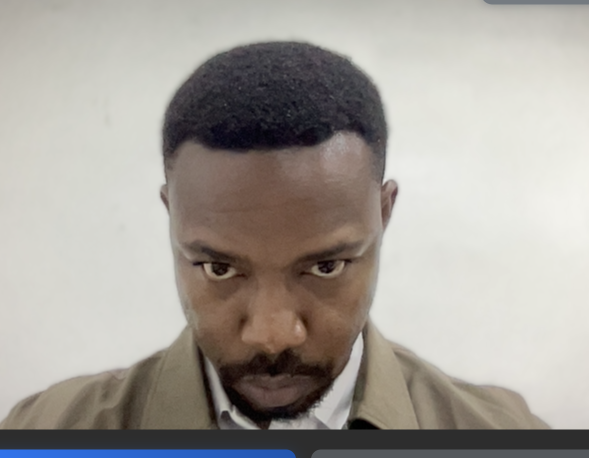
#> input picture instruction-photos/look-down.png, 1178 x 916 px (shown at 1/2 size); its folder holds only this picture in this run
$ python -i optimization_toolkit.py   (imports and definitions only)
#> lines starting #> are read from the running program, lines starting #| are printed output that depends on the picture
#> further down, picture is the input picture: shape (916, 1178, 3); mean B, G, R 154.8, 160.9, 165.7
"""
Performance Optimization Toolkit for Face Embedding System
Advanced optimization strategies and automated tuning capabilities
"""

import time
import threading
import numpy as np
import cv2
from typing import Dict, Any, List, Optional, Tuple, Callable
from dataclasses import dataclass, field
from collections import defaultdict, deque
import logging
import statistics
import json
from concurrent.futures import ThreadPoolExecutor, as_completed
import functools


@dataclass
class OptimizationResult:
    """Result of an optimization operation"""
    optimization_type: str
    parameter_name: str
    old_value: Any
    new_value: Any
    performance_improvement: float  # percentage
    timestamp: float
    success: bool
    error_message: Optional[str] = None


@dataclass
class PerformanceProfile:
    """Performance profile for a specific operation"""
    operation_name: str
    execution_times: List[float] = field(default_factory=list)
    memory_usage: List[float] = field(default_factory=list)
    cpu_usage: List[float] = field(default_factory=list)
    success_count: int = 0
    error_count: int = 0
    last_updated: float = field(default_factory=time.time)


class AdaptiveConfigManager:
    """Manages adaptive configuration changes based on performance metrics"""

    # [349 lines left out: functions __init__, register_performance_data, analyze_performance_trends, suggest_optimizations, auto_optimize, _optimize_batch_size and 4 more, not called in this run]


class ImageProcessingOptimizer:
    """Optimizes image processing operations"""

    def __init__(self):
        self.logger = logging.getLogger(f"{__name__}.ImageProcessingOptimizer")

    # [32 lines left out: function optimize_image_for_detection, not called in this run]

    @staticmethod
    def preprocess_for_embedding(face_image: np.ndarray) -> np.ndarray:
        """Preprocess face image for embedding generation"""
        if face_image is None or face_image.size == 0:
            return face_image

        # Convert to RGB if needed
        if len(face_image.shape) == 3 and face_image.shape[2] == 3:
            # Assume BGR, convert to RGB
            face_image = cv2.cvtColor(face_image, cv2.COLOR_BGR2RGB)

        # Normalize
        face_image = face_image.astype(np.float32) / 255.0

        # Apply histogram equalization for better contrast
        if len(face_image.shape) == 3:
            # Convert to LAB, equalize L channel, convert back
            lab = cv2.cvtColor(face_image, cv2.COLOR_RGB2LAB)
#> lab: shape (916, 1178, 3) float32; mean of channels 0, 1, 2 65.1, 1.2, 3.9
            lab[:, :, 0] = cv2.equalizeHist((lab[:, :, 0] * 255).astype(np.uint8)) / 255.0
#> lab: shape (916, 1178, 3) float32; mean of channels 0, 1, 2 0.5, 1.2, 3.9
            face_image = cv2.cvtColor(lab, cv2.COLOR_LAB2RGB)
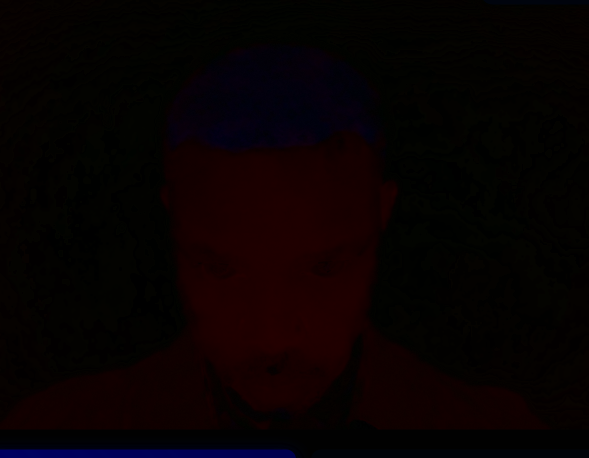
#> face_image: shape (916, 1178, 3) float32 (shown at 1/2 size); mean R, G, B 0.032, 0.00601, 0.00728
        else:
            face_image = cv2.equalizeHist((face_image * 255).astype(np.uint8)) / 255.0

        return face_image


class CacheOptimizer:
    """Optimizes caching strategies"""

    def __init__(self, max_size: int = 1000):
        self.max_size = max_size
        self.access_patterns: Dict[str, List[float]] = defaultdict(list)
        self.cache_performance: Dict[str, Dict[str, float]] = defaultdict(dict)
        self.logger = logging.getLogger(f"{__name__}.CacheOptimizer")

    # [56 lines left out: functions record_access, get_eviction_candidates, suggest_cache_size, not called in this run]


# Global instances
adaptive_config_manager = None
image_optimizer = ImageProcessingOptimizer()
cache_optimizer = CacheOptimizer()


# [29 lines left out: functions initialize_optimization_system, track_for_optimization, not called in this run]

>>> import cv2
>>> picture = cv2.imread('../../instruction-photos/look-down.png')
>>> result = ImageProcessingOptimizer().preprocess_for_embedding(picture)

$ run again, on instruction-photos/look-left.png
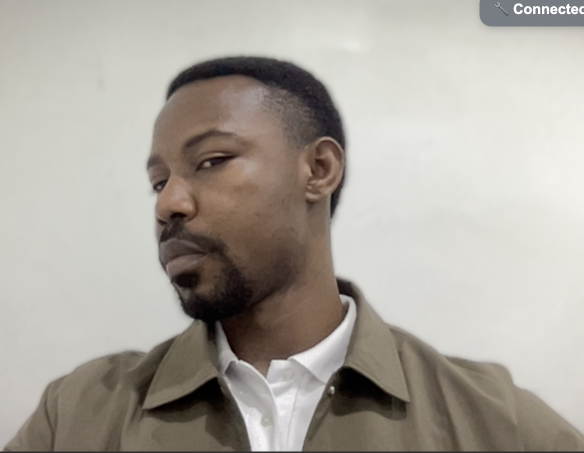
#> input picture instruction-photos/look-left.png, 1168 x 906 px (shown at 1/2 size)
#> picture is the input picture: shape (906, 1168, 3); mean B, G, R 159.4, 167, 172.4
#> in preprocess_for_embedding, `face_image = cv2.cvtColor(lab, cv2.COLOR_LAB2RGB)`:
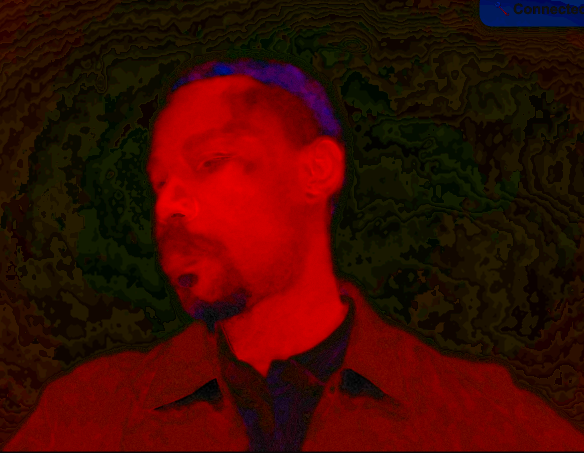
#> face_image: shape (906, 1168, 3) float32 (shown at 1/2 size); mean R, G, B 0.0334, 0.00577, 0.00116; drawn with min black and max white

$ run again, on instruction-photos/look-right.png
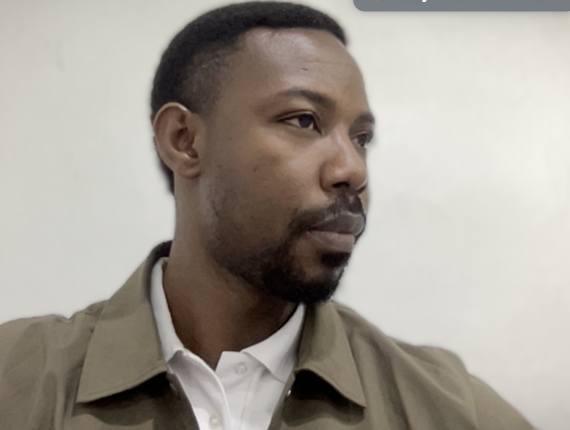
#> input picture instruction-photos/look-right.png, 1140 x 860 px (shown at 1/2 size)
#> picture is the input picture: shape (860, 1140, 3); mean B, G, R 147.6, 156.1, 162.6
#> in preprocess_for_embedding, `face_image = cv2.cvtColor(lab, cv2.COLOR_LAB2RGB)`:
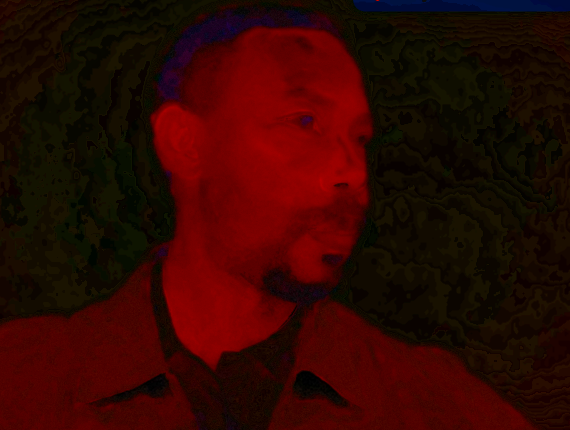
#> face_image: shape (860, 1140, 3) float32 (shown at 1/2 size); mean R, G, B 0.0389, 0.00526, 0.000948; drawn with min black and max white

$ run again, on instruction-photos/look-up.png
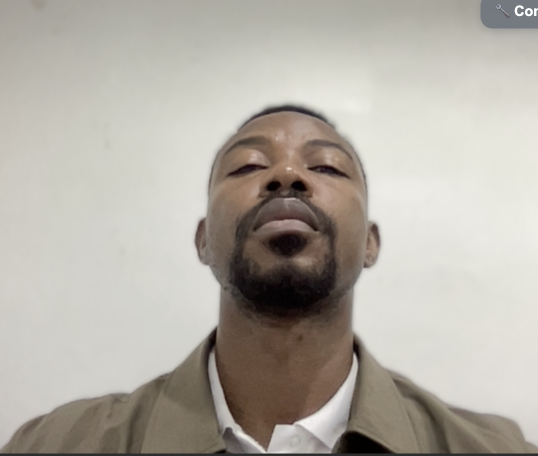
#> input picture instruction-photos/look-up.png, 1076 x 912 px (shown at 1/2 size)
#> picture is the input picture: shape (912, 1076, 3); mean B, G, R 165.4, 173.9, 179
#> in preprocess_for_embedding, `face_image = cv2.cvtColor(lab, cv2.COLOR_LAB2RGB)`:
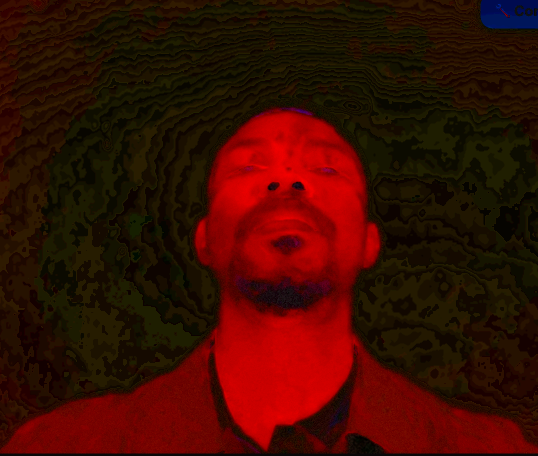
#> face_image: shape (912, 1076, 3) float32 (shown at 1/2 size); mean R, G, B 0.032, 0.00635, 0.000435; drawn with min black and max white
